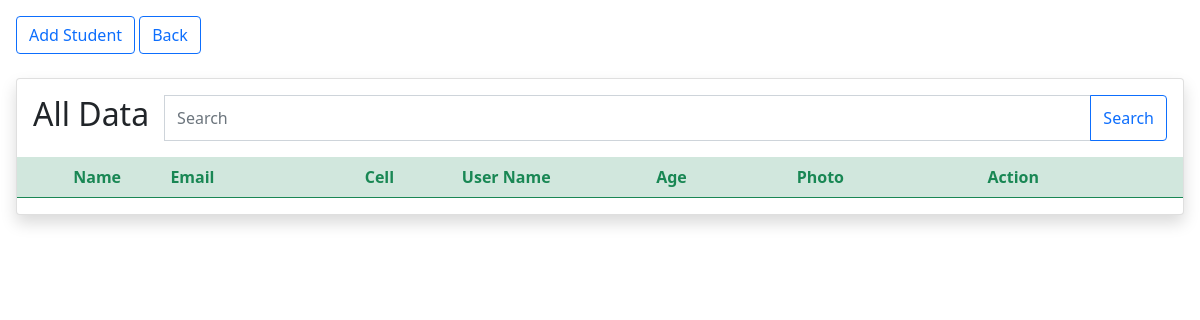
Before: /student_index.php with the older database file.
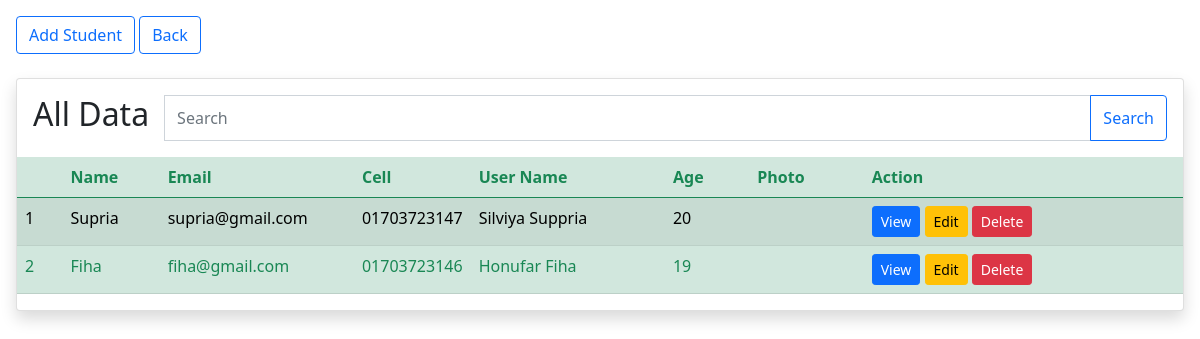
After: the same page with the newer database file.
### tables this page shows
CREATE TABLE `students` (
  `id` int(11) NOT NULL,
  `name` varchar(100) NOT NULL,
  `email` varchar(100) NOT NULL,
  `cell` varchar(15) NOT NULL,
  `username` varchar(100) NOT NULL,
  `location` varchar(100) NOT NULL,
  `age` int(3) NOT NULL,
  `gender` varchar(20) NOT NULL,
  `dept` varchar(100) NOT NULL,
  `photo` varchar(100) NOT NULL,
  `status` varchar(20) NOT NULL DEFAULT 'Active',
  `created_at` varchar(100) NOT NULL DEFAULT current_timestamp(),
  `updated_at` varchar(100) DEFAULT NULL
);

### app/db.php (called while the page is built)
<?php
$host='localhost';
$user='root';
$pass='';
$db='crud';
function connect(){
  global $host,$user, $pass,$db;
  return $connection = new mysqli($host,$user,$pass,$db);
}
?>

### app/functions.php (called while the page is built, shortened)
<?php
function all($table, $order='DESC'){
  return connect()->query("SELECT * FROM $table ORDER BY id $order");
}
?>

### student_index.php (the view, shortened to what this page needs)
<!DOCTYPE html>
<html lang="en">
<head>
	<link rel="stylesheet" href="assets/css/bootstrap.min.css">
  <link rel="stylesheet" href="assets/fonts/css/all.css">
  <link rel="stylesheet" href="assets/css/style3.css">
</head>
<body>
	<div class="wrap-table w-100 p-3">
	<button type="button" class="btn btn-outline-primary" data-bs-toggle="modal" data-bs-target="#student_modal">
  Add Student
</button>
<a class="btn btn-outline-primary" href="mainpage.php">Back</a>
<br><br>
		<div class="card shadow">
		<div class="card-shadow">
			<div class="card-body input-group">
				<form class="input-group" action="" method="POST">
					<h2 class="me-3">All Data</h2>
					<input name="search" type="search" class="form-control" placeholder="Search">
					<button name="searchbtn" class="btn btn-outline-primary" type="submit">Search</button>
				</form>
			</div>
				<table class="table table-success table-striped text-success">
					<thead>
						<tr>
							<th ></th>
							<th class="col-sm-1">Name</th>
							<th class="col-sm-2">Email</th>
							<th class="col-sm-1">Cell</th>
							<th class="col-sm-2">User Name</th>
							<th class=primary">Age</th>
							<th>Photo</th>
							<th>Action</th>
						</tr>
					</thead>
					<tbody>
						<?php
						$data= all('students');
						$i = 1;
						while($student = $data->fetch_object()):
						?>
						<tr>
							<td><?php echo $i; $i++; ?></td>
							<td><?php echo $student->name; ?></td>
							<td><?php echo $student->email; ?></td>
							<td><?php echo $student->cell; ?></td>
							<td><?php echo $student->username; ?></td>
							<td><?php echo $student->age; ?></td>
							<td><img width="80" src="photos/<?php echo $student->photo; ?>" alt=""></td>
							<td>
								<a class="btn btn-sm btn-primary" href="student_show.php?show_id=<?php echo $student->id?>">View</a>
								<a class="btn btn-sm btn-warning" href="student_edit.php?edit_id=<?php echo $student->id?>">Edit</a>
								<a class="btn btn-sm btn-danger delete_btn" href="?delete_id=<?php echo $student->id?>&photo=<?php echo $student->photo?>">Delete</a>
							</td>
						</tr>
						<?php endwhile; ?>
					</tbody>
				</table>
			</div>
		</div>
	</div>
</body>
</html>

Changed rows visible on the page:
added students: name "Supria", email "supria@gmail.com", cell "01703723147", username "Silviya Suppria", age "20"
added students: name "Fiha", email "fiha@gmail.com", cell "01703723146", username "Honufar Fiha", age "19"
